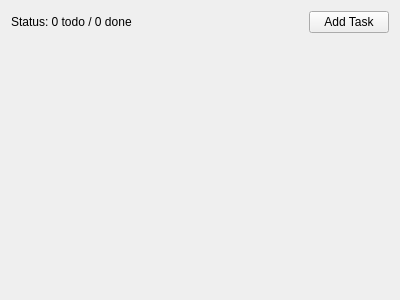
<?xml version="1.0" encoding="UTF-8"?>
<ui version="4.0">
 <class>MainWindow</class>
 <widget class="QMainWindow" name="MainWindow">
  <property name="geometry">
   <rect>
    <x>0</x>
    <y>0</y>
    <width>400</width>
    <height>300</height>
   </rect>
  </property>
  <property name="sizePolicy">
   <sizepolicy hsizetype="Preferred" vsizetype="Preferred">
    <horstretch>0</horstretch>
    <verstretch>0</verstretch>
   </sizepolicy>
  </property>
  <property name="windowTitle">
   <string>Todo</string>
  </property>
  <widget class="QWidget" name="centralWidget">
   <property name="sizePolicy">
    <sizepolicy hsizetype="Preferred" vsizetype="Preferred">
     <horstretch>0</horstretch>
     <verstretch>0</verstretch>
    </sizepolicy>
   </property>
   <layout class="QVBoxLayout" name="verticalLayout">
    <item>
     <layout class="QHBoxLayout" name="toolbarLayout">
      <item>
       <widget class="QLabel" name="statusLabel">
        <property name="text">
         <string>Status: 0 todo / 0 done</string>
        </property>
       </widget>
      </item>
      <item>
       <spacer name="horizontalSpacer">
        <property name="orientation">
         <enum>Qt::Horizontal</enum>
        </property>
        <property name="sizeHint" stdset="0">
         <size>
          <width>40</width>
          <height>20</height>
         </size>
        </property>
       </spacer>
      </item>
      <item>
       <widget class="QPushButton" name="addTaskButton">
        <property name="text">
         <string>Add Task</string>
        </property>
       </widget>
      </item>
     </layout>
    </item>
    <item>
     <layout class="QVBoxLayout" name="tasksLayout">
      <property name="sizeConstraint">
       <enum>QLayout::SetDefaultConstraint</enum>
      </property>
     </layout>
    </item>
    <item>
     <spacer name="verticalSpacer">
      <property name="orientation">
       <enum>Qt::Vertical</enum>
      </property>
      <property name="sizeType">
       <enum>QSizePolicy::Expanding</enum>
      </property>
      <property name="sizeHint" stdset="0">
       <size>
        <width>20</width>
        <height>219</height>
       </size>
      </property>
     </spacer>
    </item>
   </layout>
  </widget>
 </widget>
 <layoutdefault spacing="6" margin="11"/>
 <resources/>
 <connections/>
</ui>
